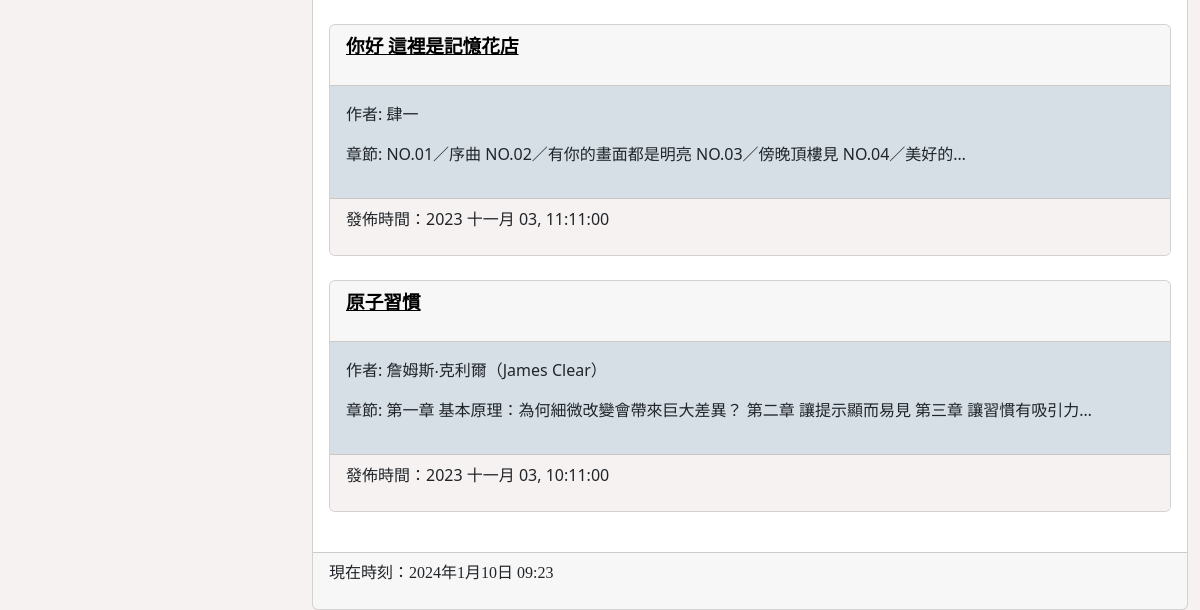
The app's page / (lower part), older data.
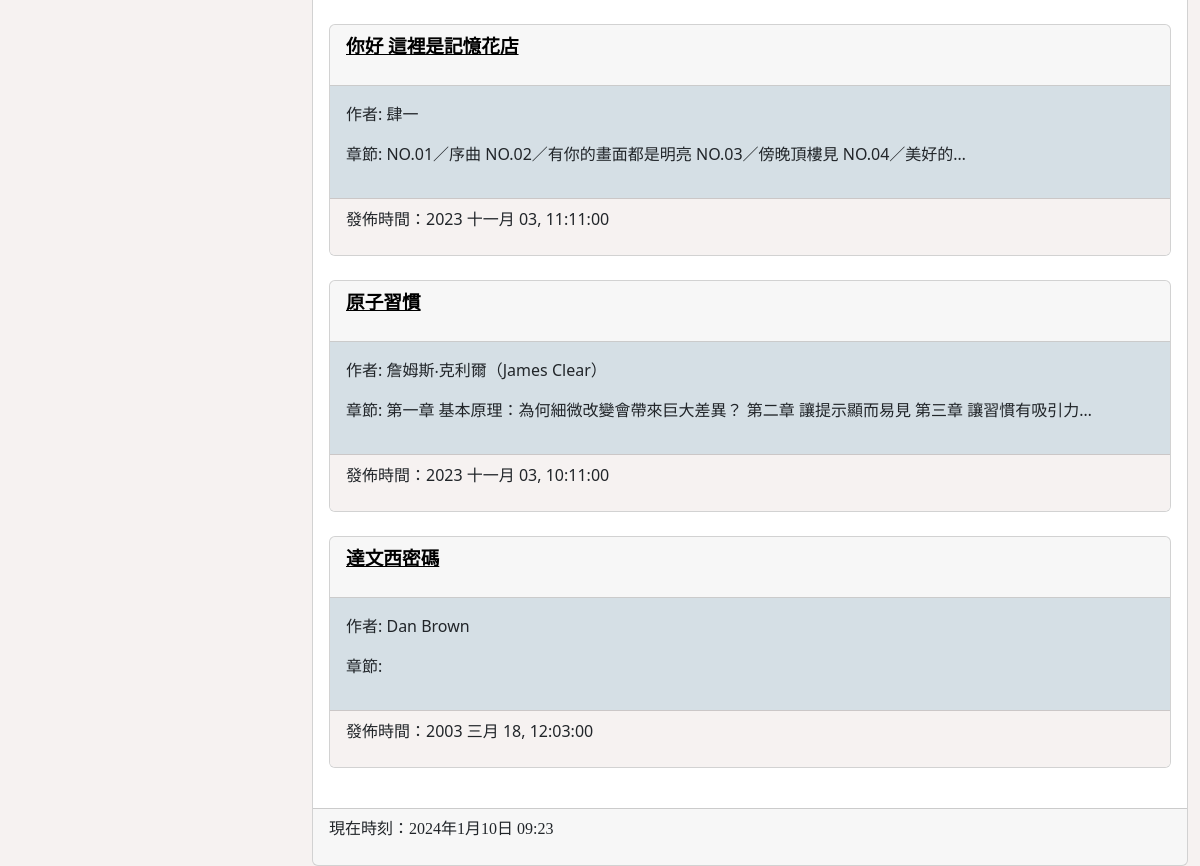
The same page, newer data.
### mysite/models.py (models this page shows, shortened)
class Book(models.Model):
    title = models.CharField(max_length=200)
    slug = models.CharField(max_length=200,null=True)
    author=models.CharField(max_length=50)
    chapter = models.TextField()
    pub_date = models.DateTimeField()
    content = models.TextField()
    imgcode=models.URLField(max_length=200, null=True, blank=True)
    place=models.CharField(max_length=5,choices=[("藏書中","藏書中"),("外借中","外借中")],default="藏書中")
    class Meta:
        ordering = ('-pub_date',)

### mysite/views.py (the view)
# urls.py: path('', homepage),
def homepage(request):
    books = Book.objects.all()
    now = datetime.now()
    return render(request,'index.html',locals())

### templates/index.html (shortened to what this page needs)
{% extends 'base.html' %}
{% block content %}
{% for book in books %}
<div class='card'>
    <div class='card-header'>
        <p style='font-family:標楷體;font-size:14pt;font-weight:bold;'>
            <a href='/book/{{book.slug}}'style="color:black;">{{ book.title }}</a>
        </p>
    </div>
    <div class='card-body' style='background-color:#D5DFE5'>
        <p>作者: {{book.author }}</p>
        <p>章節: {{book.chapter | truncatechars:50}} </p>
    </div>
    <div class='card-footer'  style='background-color:#F6F2F1'>
        <p>
            發佈時間：{{ book.pub_date | date:"Y M d, h:m:s"}}
        </p>
    </div>
</div>
<br>
{% endfor %}
{% endblock %}

Row changes from the older to the newer data that the page shows:
added Book: title "達文西密碼", author "Dan Brown", pub_date "2003 三月 18, 12:03:00"
